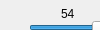
      <widget class="QWidget" name="green_page">
       <property name="geometry">
        <rect>
         <x>0</x>
         <y>0</y>
         <width>100</width>
         <height>30</height>
        </rect>
       </property>
       <attribute name="label">
        <string>Green</string>
       </attribute>
       <widget class="QSlider" name="green_min_val_slider">
        <property name="geometry">
         <rect>
          <x>30</x>
          <y>153</y>
          <width>220</width>
          <height>29</height>
         </rect>
        </property>
        <property name="maximum">
         <number>255</number>
        </property>
        <property name="value">
         <number>255</number>
        </property>
        <property name="orientation">
         <enum>Qt::Horizontal</enum>
        </property>
       </widget>
       <widget class="QSlider" name="green_max_val_slider">
        <property name="geometry">
         <rect>
          <x>30</x>
          <y>174</y>
          <width>220</width>
          <height>29</height>
         </rect>
        </property>
        <property name="maximum">
         <number>255</number>
        </property>
        <property name="value">
         <number>255</number>
        </property>
        <property name="orientation">
         <enum>Qt::Horizontal</enum>
        </property>
       </widget>
       <widget class="QLabel" name="green_val_label">
        <property name="geometry">
         <rect>
          <x>114</x>
          <y>143</y>
          <width>41</width>
          <height>17</height>
         </rect>
        </property>
        <property name="text">
         <string>&lt; Val &lt;</string>
        </property>
       </widget>
       <widget class="QLabel" name="green_min_hue_label">
        <property name="geometry">
         <rect>
          <x>61</x>
          <y>5</y>
          <width>41</width>
          <height>17</height>
         </rect>
        </property>
        <property name="text">
         <string>54</string>
        </property>
       </widget>
       <widget class="QSlider" name="green_max_hue_slider">
        <property name="geometry">
         <rect>
          <x>29</x>
          <y>34</y>
          <width>220</width>
          <height>29</height>
         </rect>
        </property>
        <property name="maximum">
         <number>180</number>
        </property>
        <property name="value">
         <number>58</number>
        </property>
        <property name="orientation">
         <enum>Qt::Horizontal</enum>
        </property>
       </widget>
       <widget class="QLabel" name="green_hue_label">
        <property name="geometry">
         <rect>
          <x>113</x>
          <y>3</y>
          <width>41</width>
          <height>17</height>
         </rect>
        </property>
        <property name="text">
         <string>&lt; Hue &lt;</string>
        </property>
       </widget>
       <widget class="QLabel" name="green_max_sat_label">
        <property name="geometry">
         <rect>
          <x>173</x>
          <y>66</y>
          <width>41</width>
          <height>17</height>
         </rect>
        </property>
        <property name="text">
         <string>254</string>
        </property>
       </widget>
       <widget class="QSlider" name="green_max_sat_slider">
        <property name="geometry">
         <rect>
          <x>29</x>
          <y>96</y>
          <width>220</width>
          <height>29</height>
         </rect>
        </property>
        <property name="maximum">
         <number>255</number>
        </property>
        <property name="value">
         <number>254</number>
        </property>
        <property name="orientation">
         <enum>Qt::Horizontal</enum>
        </property>
       </widget>
       <widget class="QLabel" name="green_min_sat_label">
        <property name="geometry">
         <rect>
          <x>61</x>
          <y>67</y>
          <width>41</width>
          <height>17</height>
         </rect>
        </property>
        <property name="text">
         <string>231</string>
        </property>
       </widget>
       <widget class="QLabel" name="green_sat_label">
        <property name="geometry">
         <rect>
          <x>113</x>
          <y>65</y>
          <width>41</width>
          <height>17</height>
         </rect>
        </property>
        <property name="text">
         <string>&lt; Sat &lt;</string>
        </property>
       </widget>
       <widget class="QLabel" name="green_max_hue_label">
        <property name="geometry">
         <rect>
          <x>173</x>
          <y>4</y>
          <width>41</width>
          <height>17</height>
         </rect>
        </property>
        <property name="text">
         <string>58</string>
        </property>
       </widget>
       <widget class="QLabel" name="green_max_val_label">
        <property name="geometry">
         <rect>
          <x>173</x>
          <y>144</y>
          <width>41</width>
          <height>17</height>
         </rect>
        </property>
        <property name="text">
         <string>255</string>
        </property>
       </widget>
       <widget class="QSlider" name="green_min_sat_slider">
        <property name="geometry">
         <rect>
          <x>29</x>
          <y>75</y>
          <width>220</width>
          <height>29</height>
         </rect>
        </property>
        <property name="maximum">
         <number>255</number>
        </property>
        <property name="value">
         <number>231</number>
        </property>
        <property name="orientation">
         <enum>Qt::Horizontal</enum>
        </property>
       </widget>
       <widget class="QLabel" name="green_min_val_label">
        <property name="geometry">
         <rect>
          <x>62</x>
          <y>145</y>
          <width>41</width>
          <height>17</height>
         </rect>
        </property>
        <property name="text">
         <string>255</string>
        </property>
       </widget>
       <widget class="QSlider" name="green_min_hue_slider">
        <property name="geometry">
         <rect>
          <x>29</x>
          <y>13</y>
          <width>220</width>
          <height>29</height>
         </rect>
        </property>
        <property name="maximum">
         <number>180</number>
        </property>
        <property name="value">
         <number>54</number>
        </property>
        <property name="orientation">
         <enum>Qt::Horizontal</enum>
        </property>
       </widget>
      </widget>
